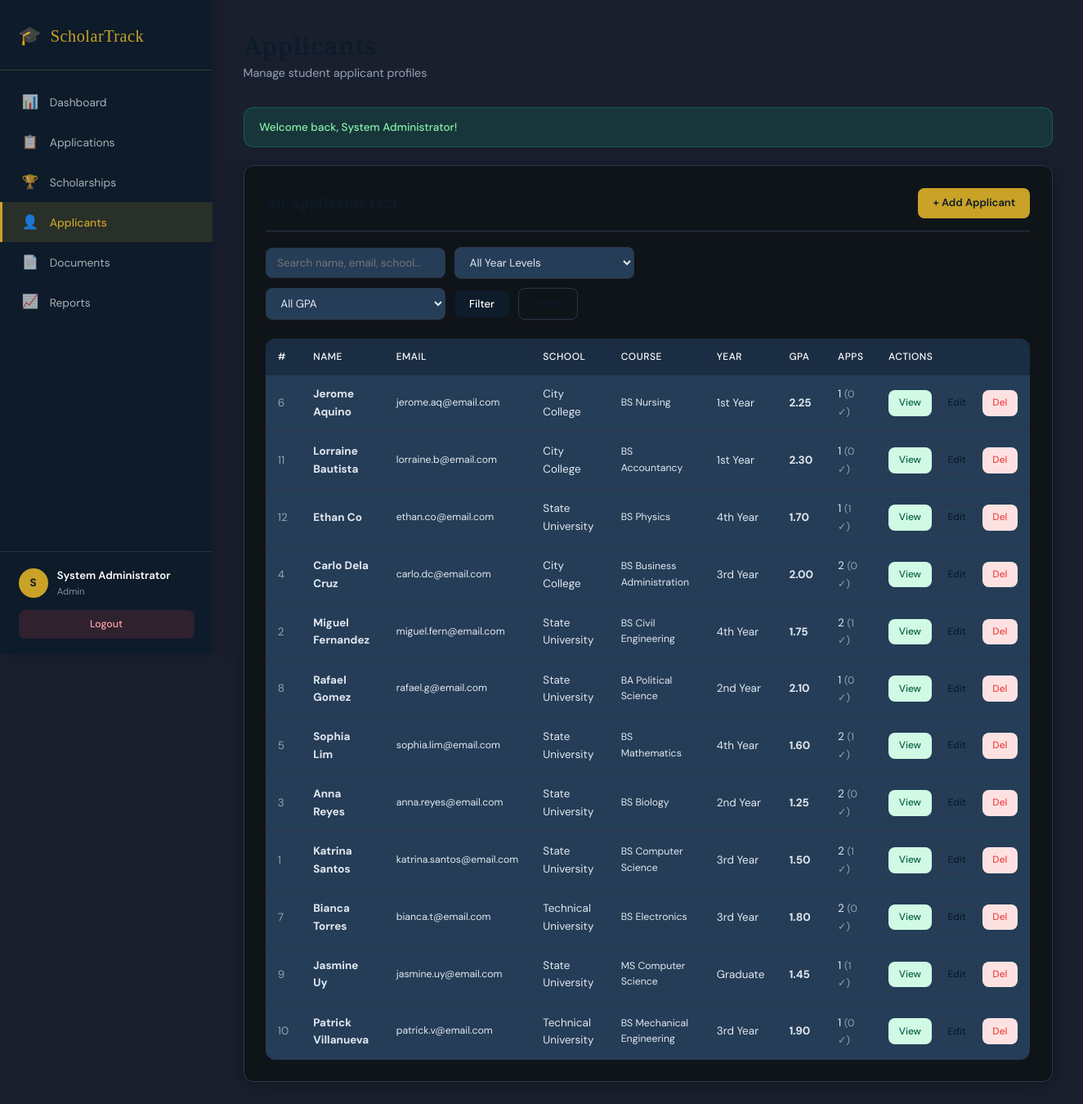
Screenshot of /applicants.php (signed in) with the database file from the repository.
### tables this page shows
CREATE TABLE IF NOT EXISTS applicants (
    applicant_id  INT AUTO_INCREMENT PRIMARY KEY,
    first_name    VARCHAR(60)  NOT NULL,
    last_name     VARCHAR(60)  NOT NULL,
    email         VARCHAR(100) NOT NULL UNIQUE,
    phone         VARCHAR(20),
    address       TEXT,
    birth_date    DATE,
    gpa           DECIMAL(3,2),
    school        VARCHAR(150),
    year_level    ENUM('1st Year','2nd Year','3rd Year','4th Year','Graduate','Others'),
    course        VARCHAR(150),
    created_at    DATETIME DEFAULT CURRENT_TIMESTAMP
);

### config.php (called while the page is built, shortened)
<?php
function isAdmin(): bool {
    return ($_SESSION['role'] ?? '') === 'admin';
}
function e(string $s): string {
    return htmlspecialchars($s, ENT_QUOTES, 'UTF-8');
}

### applicants.php (the view, shortened to what this page needs)
<?php
require 'config.php';
$action = $_GET['action'] ?? 'list';
$viewData = null;
$search    = trim($_GET['q']          ?? '');
$page      = max(1, (int)($_GET['page'] ?? 1));
$perPage   = 12;
$offset    = ($page - 1) * $perPage;
$where  = [];
$params = [];
$whereSQL = $where ? 'WHERE ' . implode(' AND ', $where) : '';
$stmt = $pdo->prepare("
    SELECT ap.*,
           (SELECT COUNT(*) FROM applications WHERE applicant_id = ap.applicant_id) AS app_count,
           (SELECT COUNT(*) FROM applications WHERE applicant_id = ap.applicant_id AND status = 'approved') AS approved_count
    FROM applicants ap $whereSQL
    ORDER BY ap.last_name, ap.first_name
    LIMIT ? OFFSET ?
");
$params[] = $perPage;
$params[] = $offset;
$stmt->execute($params);
$applicants = $stmt->fetchAll();
$countParams = array_slice($params, 0, count($params) - 2);
$cStmt = $pdo->prepare("SELECT COUNT(*) FROM applicants ap $whereSQL");
$cStmt->execute($countParams);
$totalRows  = $cStmt->fetchColumn();
include 'includes/header.php';
if ($action === 'view' && $viewData):
?>
<div style="margin-bottom:1rem">
  <a href="applicants.php" class="btn btn-outline btn-sm">← Back to Applicants</a>
</div>
<div class="two-col">
  <div class="card">
    <div class="card-header">
      <span class="card-title">Applicant Profile</span>
      <a href="applicants.php?action=edit&id=<?= $viewData['applicant_id'] ?>" class="btn btn-gold btn-sm">Edit</a>
    </div>
    <table>
      <tbody>
        <tr><td style="width:40%;color:var(--text-muted)">Full Name</td><td><strong><?= e($viewData['first_name'].' '.$viewData['last_name']) ?></strong></td></tr>
        <tr><td style="color:var(--text-muted)">Email</td><td><?= e($viewData['email']) ?></td></tr>
        <tr><td style="color:var(--text-muted)">Phone</td><td><?= e($viewData['phone'] ?? '—') ?></td></tr>
        <tr><td style="color:var(--text-muted)">School</td><td><?= e($viewData['school'] ?? '—') ?></td></tr>
        <tr><td style="color:var(--text-muted)">Course</td><td><?= e($viewData['course'] ?? '—') ?></td></tr>
        <tr><td style="color:var(--text-muted)">Year Level</td><td><?= e($viewData['year_level'] ?? '—') ?></td></tr>
        <tr><td style="color:var(--text-muted)">GPA</td><td><strong style="color:var(--navy)"><?= $viewData['gpa'] ?? '—' ?></strong></td></tr>
        <tr><td style="color:var(--text-muted)">Date Registered</td><td><?= date('M d, Y', strtotime($viewData['created_at'])) ?></td></tr>
      </tbody>
    </table>
  </div>
  <div class="card">
    <div class="card-header">
      <span class="card-title">Application History</span>
    </div>
    <?php if (!$viewApps): ?>
      <p class="no-data">No applications yet.</p>
    <?php else: ?>
    <table>
      <thead><tr><th>Scholarship</th><th>Status</th><th>Score</th><th>Docs</th></tr></thead>
      <tbody>
        <?php foreach ($viewApps as $a): ?>
        <tr>
          <td>
            <div><?= e($a['sch_title']) ?></div>
            <div class="text-muted text-sm">₱<?= number_format($a['amount'],0) ?></div>
          </td>
          <td><span class="badge badge-<?= $a['status'] ?>"><?= $statusLabels[$a['status']] ?? $a['status'] ?></span></td>
          <td><?= $a['score'] ? number_format($a['score'],1) : '—' ?></td>
          <td><?= $a['doc_count'] ?></td>
        </tr>
        <?php endforeach; ?>
      </tbody>
    </table>
    <?php endif; ?>
  </div>
</div>
<?php else: ?>
<div class="card">
  <div class="card-header">
    <span class="card-title">All Applicants (<?= $totalRows ?>)</span>
    <a href="applicants.php?action=new" class="btn btn-gold">+ Add Applicant</a>
  </div>
  <div class="filter-bar">
    <form method="GET">
      <input type="text" name="q" value="<?= e($search) ?>" placeholder="Search name, email, school…">
      <select name="year_level">
        <option value="">All Year Levels</option>
      </select>
      <select name="gpa_filter">
        <option value="">All GPA</option>
      </select>
      <button type="submit" class="btn btn-primary">Filter</button>
      <a href="applicants.php" class="btn btn-outline">Reset</a>
    </form>
  </div>
  <div class="table-responsive">
    <table>
      <thead><tr>
        <th>#</th><th>Name</th><th>Email</th><th>School</th><th>Course</th><th>Year</th><th>GPA</th><th>Apps</th><th>Actions</th>
      </tr></thead>
      <tbody>
        <?php foreach ($applicants as $ap): ?>
        <tr>
          <td class="text-muted"><?= $ap['applicant_id'] ?></td>
          <td><strong><?= e($ap['first_name'].' '.$ap['last_name']) ?></strong></td>
          <td class="text-sm"><?= e($ap['email']) ?></td>
          <td><?= e($ap['school'] ?? '—') ?></td>
          <td class="text-sm"><?= e($ap['course'] ?? '—') ?></td>
          <td><?= e($ap['year_level'] ?? '—') ?></td>
          <td><strong><?= $ap['gpa'] ?? '—' ?></strong></td>
          <td><?= $ap['app_count'] ?> <span class="text-muted text-sm">(<?= $ap['approved_count'] ?> ✓)</span></td>
          <td>
            <div class="actions">
              <a href="applicants.php?action=view&id=<?= $ap['applicant_id'] ?>" class="btn btn-sm btn-success">View</a>
              <a href="applicants.php?action=edit&id=<?= $ap['applicant_id'] ?>" class="btn btn-sm btn-outline">Edit</a>
              <?php if (isAdmin()): ?>
              <a href="applicants.php?action=delete&id=<?= $ap['applicant_id'] ?>"
                 class="btn btn-sm btn-danger"
                 data-confirm="Delete this applicant and all their applications?">Del</a>
              <?php endif; ?>
            </div>
          </td>
        </tr>
        <?php endforeach; ?>
      </tbody>
    </table>
  </div>
</div>
<?php endif; ?>
<?php include 'includes/footer.php'; ?>

### assets/style.css (style rules this page uses)
*, *::before, *::after { box-sizing: border-box; margin: 0; padding: 0; }
:root { --navy: #0d1b2a; --navy-mid: #1b2d42; --navy-light: #253d57; --gold: #c9a227; --gold-light: #e8bc3c; --gold-pale: #fdf3d5; --cream: #1a1f2e; --white: #0f1419; --text: #e2e8f0; --text-muted: #94a3b8; --border: #2d3748; --red: #ef4444; --green: #10b981; --amber: #f59e0b; --blue: #3b82f6; --purple: #8b5cf6; --sidebar-w: 260px; --radius: 12px; --shadow: 0 4px 24px rgba(0,0,0,.30); --shadow-lg: 0 8px 40px rgba(0,0,0,.50); }
html { font-size: 15px; }
body { font-family: 'DM Sans', sans-serif; background: var(--cream); color: var(--text); display: flex; min-height: 100vh; line-height: 1.6; }
.card { background: var(--white); border-radius: var(--radius); box-shadow: var(--shadow); padding: 1.75rem; border: 1px solid var(--border); }
.card-header { display: flex; justify-content: space-between; align-items: center; margin-bottom: 1.25rem; padding-bottom: 1rem; border-bottom: 1px solid var(--border); }
.card-title { font-family: 'Playfair Display', serif; font-size: 1.15rem; font-weight: 600; color: var(--navy); }
.table-responsive { overflow-x: auto; border-radius: var(--radius); }
table { width: 100%; border-collapse: collapse; font-size: .9rem; }
thead tr { background: var(--navy-mid); }
thead th { color: #fff; padding: .85rem 1rem; text-align: left; font-weight: 500; font-size: .8rem; text-transform: uppercase; letter-spacing: .5px; white-space: nowrap; }
thead th:first-child { border-radius: 8px 0 0 0; }
thead th:last-child { border-radius: 0 8px 0 0; }
tbody tr { border-bottom: 1px solid var(--border); transition: background .15s; background: var(--navy-light); }
tbody tr:last-child { border-bottom: none; }
td { padding: .85rem 1rem; vertical-align: middle; color: var(--text); }
.btn { display: inline-flex; align-items: center; gap: .4rem; padding: .55rem 1.2rem; border-radius: 8px; font-size: .87rem; font-weight: 500; text-decoration: none; cursor: pointer; border: none; transition: all .2s; white-space: nowrap; font-family: 'DM Sans', sans-serif; }
.btn-primary { background: var(--navy); color: #fff; }
.btn-gold { background: var(--gold); color: var(--navy); font-weight: 600; }
.btn-sm { padding: .35rem .85rem; font-size: .8rem; }
.btn-danger { background: #fee2e2; color: var(--red); }
.btn-outline { background: transparent; color: var(--navy); border: 1.5px solid var(--border); }
.btn-success { background: #d1fae5; color: #065f46; }
input, select, textarea { padding: .6rem .9rem; border: 1.5px solid var(--border); border-radius: 8px; font-family: 'DM Sans', sans-serif; font-size: .9rem; color: var(--text); background: var(--navy-light); transition: border-color .2s, box-shadow .2s; width: 100%; }
.filter-bar { display: flex; align-items: center; gap: .75rem; flex-wrap: wrap; margin-bottom: 1.5rem; }
.filter-bar input, .filter-bar select { max-width: 220px; }
.filter-bar form { display: flex; gap: .75rem; flex-wrap: wrap; align-items: center; }
.text-muted { color: var(--text-muted); }
.text-sm { font-size: .82rem; }
.actions { display: flex; gap: .4rem; }

### rows the page displays
applicants: applicant_id "6", first_name+last_name "Jerome Aquino", email "jerome.aq@email.com", school "City College", course "BS Nursing", year_level "1st Year", gpa "2.25", app_count "1", approved_count "0"
applicants: applicant_id "11", first_name+last_name "Lorraine Bautista", email "lorraine.b@email.com", school "City College", course "BS Accountancy", year_level "1st Year", gpa "2.30", app_count "1", approved_count "0"
applicants: applicant_id "12", first_name+last_name "Ethan Co", email "ethan.co@email.com", school "State University", course "BS Physics", year_level "4th Year", gpa "1.70", app_count "1", approved_count "1"
applicants: applicant_id "4", first_name+last_name "Carlo Dela Cruz", email "carlo.dc@email.com", school "City College", course "BS Business Administration", year_level "3rd Year", gpa "2.00", app_count "2", approved_count "0"
applicants: applicant_id "2", first_name+last_name "Miguel Fernandez", email "miguel.fern@email.com", school "State University", course "BS Civil Engineering", year_level "4th Year", gpa "1.75", app_count "2", approved_count "1"
applicants: applicant_id "8", first_name+last_name "Rafael Gomez", email "rafael.g@email.com", school "State University", course "BA Political Science", year_level "2nd Year", gpa "2.10", app_count "1", approved_count "0"
applicants: applicant_id "5", first_name+last_name "Sophia Lim", email "sophia.lim@email.com", school "State University", course "BS Mathematics", year_level "4th Year", gpa "1.60", app_count "2", approved_count "1"
applicants: applicant_id "3", first_name+last_name "Anna Reyes", email "anna.reyes@email.com", school "State University", course "BS Biology", year_level "2nd Year", gpa "1.25", app_count "2", approved_count "0"
applicants: applicant_id "1", first_name+last_name "Katrina Santos", email "katrina.santos@email.com", school "State University", course "BS Computer Science", year_level "3rd Year", gpa "1.50", app_count "2", approved_count "1"
applicants: applicant_id "7", first_name+last_name "Bianca Torres", email "bianca.t@email.com", school "Technical University", course "BS Electronics", year_level "3rd Year", gpa "1.80", app_count "2", approved_count "0"
applicants: applicant_id "9", first_name+last_name "Jasmine Uy", email "jasmine.uy@email.com", school "State University", course "MS Computer Science", year_level "Graduate", gpa "1.45", app_count "1", approved_count "1"
applicants: applicant_id "10", first_name+last_name "Patrick Villanueva", email "patrick.v@email.com", school "Technical University", course "BS Mechanical Engineering", year_level "3rd Year", gpa "1.90", app_count "1", approved_count "0"

### other values shown
APP_NAME "ScholarTrack"
$icon "📊"
$label "Dashboard"
$icon "📋"
$label "Applications"
$icon "🏆"
$label "Scholarships"
$icon "👤"
$label "Applicants"
$icon "📄"
$label "Documents"
$icon "📈"
$label "Reports"
substr($_SESSION['full_name'] ?? 'U', 0, 1) "S"
$_SESSION['full_name'] "System Administrator"
